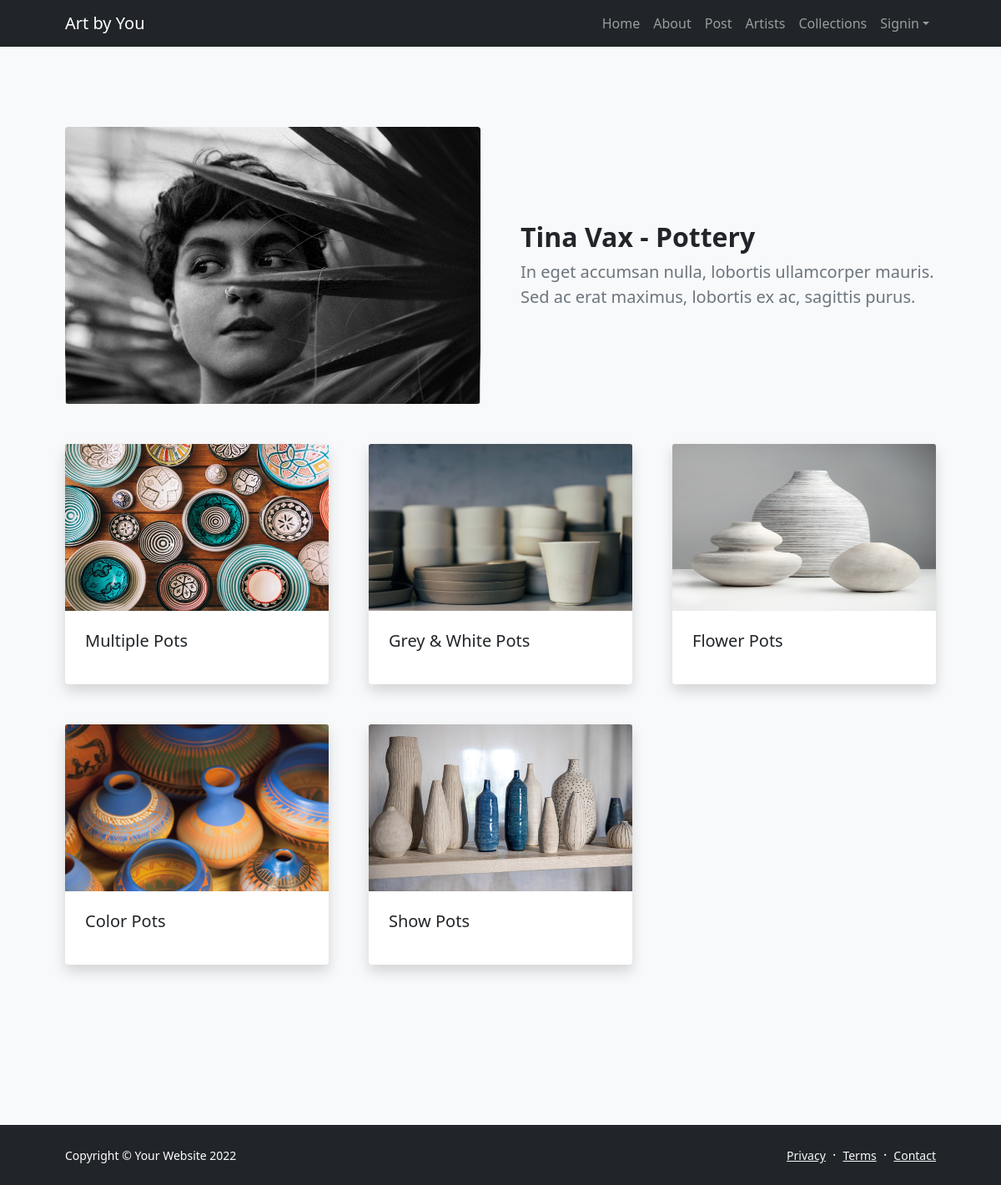
/aboutArtists.php?title=Tina Vax, run on the app's committed database.
### tables this page shows
CREATE TABLE `artists` (
  `ArtistID` int(11) NOT NULL,
  `Name` varchar(100) NOT NULL,
  `ArtistImage` varchar(50) NOT NULL,
  `Type` varchar(100) NOT NULL,
  `Description` text NOT NULL
);

CREATE TABLE `artwork` (
  `ArtID` int(11) NOT NULL,
  `Title` varchar(100) NOT NULL,
  `ArtImage` varchar(100) NOT NULL,
  `ThemeID` int(11) NOT NULL,
  `ArtistID` int(11) NOT NULL
);

### aboutArtists.php (the view, shortened to what this page needs)
<!DOCTYPE html>
<html lang="en">
    <head>
        <link href="https://cdn.jsdelivr.net/npm/bootstrap-icons@1.5.0/font/bootstrap-icons.css" rel="stylesheet" />
        <link href="css/styles.css" rel="stylesheet" />
    </head>
    <body class="d-flex flex-column">
        <main class="flex-shrink-0">
            <nav class="navbar navbar-expand-lg navbar-dark bg-dark">
                <div class="container px-5">
                    <a class="navbar-brand" href="index.php">Art by You</a>
                    <div class="collapse navbar-collapse" id="navbarSupportedContent">
                        <ul class="navbar-nav ms-auto mb-2 mb-lg-0">
                            <li class="nav-item"><a class="nav-link" href="index.php">Home</a></li>
                            <li class="nav-item"><a class="nav-link" href="about.php">About</a></li>
                            <li class="nav-item"><a class="nav-link" href="post.php">Post</a></li>
                            <li class="nav-item"><a class="nav-link" href="artists.php">Artists</a></li>
                            <li class="nav-item"><a class="nav-link" href="collections_T.php">Collections</a></li>
                            <li class="nav-item dropdown">
                                <a class="nav-link dropdown-toggle" id="navbarDropdownPortfolio" href="#" role="button" data-bs-toggle="dropdown" aria-expanded="false">Signin</a>
                            </li>
                        </ul>
                    </div>
                </div>
            </nav>
            <section class="py-5 bg-light" id="scroll-target">
                <div class="container px-5 my-5">
                    <?php
                        $artist = urldecode($_GET['title']);
                        require_once 'serverlogin.php';
                        $conn = new mysqli($db_hostname, $db_username, $db_password, $db_database,8889);
                        $myquery = "SELECT * FROM Artists";
                        if ($result = $conn->query($myquery)) {
                            while ($row = $result->fetch_assoc()) {
                                $ArtistID = $row["ArtistID"];
                                $Name = $row["Name"];
                                $ArtistImg = $row["ArtistImage"];
                                $Type = $row["Type"];
                                $Desc = $row["Description"];
                                if($artist == $Name){
                                    $output=<<<HTML
                                        <div class="row gx-5 align-items-center">
                                            <div class="col-lg-6"><img class="img-fluid rounded mb-5 mb-lg-0" src="$ArtistImg" alt="..." /></div>
                                            <div class="col-lg-6">
                                                <h2 class="fw-bolder">$Name - $Type</h2>
                                                <p class="lead fw-normal text-muted mb-0">$Desc</p>
                                            </div>
                                        </div>
                                    HTML;
                                    $ID = $ArtistID;
                                    echo $output;
                                }
                            }
                        }
                    ?>
                    <section class="py-5">
                        <div class="row gx-5">
                            <?php
                                require_once 'serverlogin.php';
                                $conn = new mysqli($db_hostname, $db_username, $db_password, $db_database,8889);
                                $myquery = "SELECT  ArtID, Title, ArtImage, ThemeID, ArtistID FROM ArtWork" ;
                                if ($result = $conn->query($myquery)) {
                                    while ($row = $result->fetch_assoc()) {
                                        $title = $row["Title"];
                                        $artImg = $row["ArtImage"];
                                        $artistID = $row["ArtistID"];
                                        if($ID == $artistID){
                                            $output=<<<HTML
                                            <div class="col-lg-4 mb-5">
                                                <div class="card h-100 shadow border-0">
                                                    <img class="card-img-top" src="$artImg" alt="..." width="100" height="200"/>
                                                    <div class="card-body p-4">
                                                        <a class="text-decoration-none link-dark stretched-link" href="#!"><h5 class="card-title mb-3">$title</h5></a>
                                                    </div>
                                                </div>
                                            </div>
                                        HTML;
                                        echo $output;
                                        }
                                    }
                                }
                            ?>
                        </div>
                    </section>
                </div>
            </section>
        </main>
        <footer class="bg-dark py-4 mt-auto">
            <div class="container px-5">
                <div class="row align-items-center justify-content-between flex-column flex-sm-row">
                    <div class="col-auto"><div class="small m-0 text-white">Copyright &copy; Your Website 2022</div></div>
                    <div class="col-auto">
                        <a class="link-light small" href="#!">Privacy</a>
                        <span class="text-white mx-1">&middot;</span>
                        <a class="link-light small" href="#!">Terms</a>
                        <span class="text-white mx-1">&middot;</span>
                        <a class="link-light small" href="#!">Contact</a>
                    </div>
                </div>
            </div>
        </footer>
    </body>
</html>

### data on the page
artists: Name "Tina Vax", Type "Pottery", Description "In eget accumsan nulla, lobortis ullamcorper mauris. Sed ac erat maximus, lobortis ex ac, sagittis purus."
artwork: shows a picture, Title "Multiple Pots"
artwork: shows a picture, Title "Grey & White Pots"
artwork: shows a picture, Title "Flower Pots"
artwork: shows a picture, Title "Color Pots"
artwork: shows a picture, Title "Show Pots"
